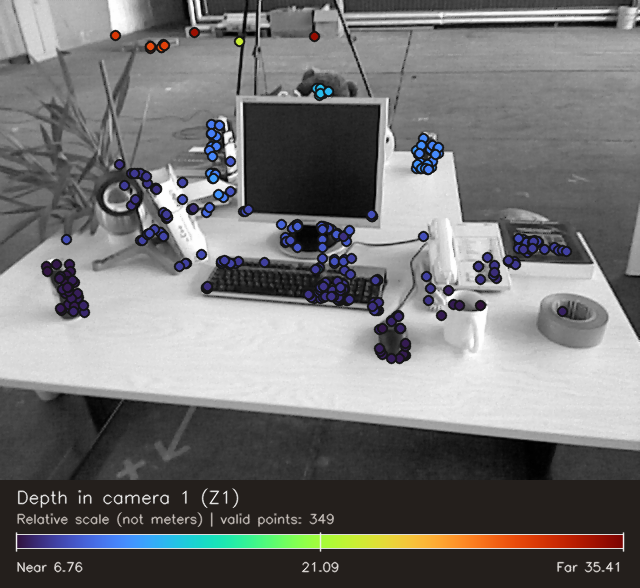
//> input picture 2Dto2D_Epipolar_Geometry/depth_image_1.png, 640 x 588 px
$ ./opencv_orb_manual ../2Dto2D_Epipolar_Geometry/depth_image_1.png ../2Dto2D_Epipolar_Geometry/depth_image_2.png out.png   (built with g++ and OpenCV 4)
//> lines starting //> are read from the running program, lines starting //| are printed output that depends on the picture; after the words box and inside, x2 and y2 are one past the last pixel; in counts of white or black regions, pixels touching at a corner belong together
#include <algorithm>
#include <array>
#include <chrono>
#include <cmath>
#include <cstdint>
#include <iostream>
#include <random>
#include <string>
#include <vector>

#include <opencv2/calib3d.hpp>
#include <opencv2/features2d.hpp>
#include <opencv2/imgcodecs.hpp>
#include <opencv2/imgproc.hpp>

#ifndef DEFAULT_IMAGE_A
#define DEFAULT_IMAGE_A "A.jpg"
#endif

#ifndef DEFAULT_IMAGE_B
#define DEFAULT_IMAGE_B "B.jpg"
#endif

#ifndef DEFAULT_OUTPUT_IMAGE
#define DEFAULT_OUTPUT_IMAGE "orb_matches.jpg"
#endif

namespace {

constexpr int kMaxFeatures = 1500;
constexpr int kPyramidLevels = 8;
constexpr float kScaleFactor = 1.2f;
constexpr int kFastThreshold = 20;
constexpr int kBriefPatchRadius = 15;
constexpr float kRatioThreshold = 0.75f;
constexpr int kBriefBits = 256;
constexpr int kBriefBytes = kBriefBits / 8;

struct BriefPair {
    cv::Point first;
    cv::Point second;
};

struct FeatureSet {
    std::vector<cv::KeyPoint> keypoints;
    std::vector<std::array<std::uint8_t, kBriefBytes>> descriptors;
};

const std::array<cv::Point, 16>& fast_circle() {
    static const std::array<cv::Point, 16> circle = {{
        {0, -3}, {1, -3}, {2, -2}, {3, -1}, {3, 0},  {3, 1},
        {2, 2},  {1, 3},  {0, 3},  {-1, 3}, {-2, 2}, {-3, 1},
        {-3, 0}, {-3, -1}, {-2, -2}, {-1, -3},
    }};
    return circle;
}

const std::array<BriefPair, kBriefBits>& brief_pattern() {
    static const std::array<BriefPair, kBriefBits> pattern = [] {
        std::array<BriefPair, kBriefBits> points{};
        std::mt19937 generator(0x4f5242);
        std::uniform_int_distribution<int> coordinate(-kBriefPatchRadius,
                                                       kBriefPatchRadius);
        for (BriefPair& pair : points) {
            auto sample_point = [&]() {
                cv::Point point;
                do {
                    point = cv::Point(coordinate(generator),
                                      coordinate(generator));
                } while (point.dot(point) >
                         kBriefPatchRadius * kBriefPatchRadius);
                return point;
            };
            pair.first = sample_point();
            pair.second = sample_point();
        }
        return points;
    }();
    return pattern;
}

float harris_response(const cv::Mat& image, int x, int y) {
    double xx = 0.0;
    double yy = 0.0;
    double xy = 0.0;
    for (int dy = -3; dy <= 3; ++dy) {
        const std::uint8_t* row_above = image.ptr<std::uint8_t>(y + dy - 1);
        const std::uint8_t* row = image.ptr<std::uint8_t>(y + dy);
        const std::uint8_t* row_below = image.ptr<std::uint8_t>(y + dy + 1);
        for (int dx = -3; dx <= 3; ++dx) {
            const int px = x + dx;
            const double gx =
                static_cast<double>(row[px + 1]) - row[px - 1];
            const double gy =
                static_cast<double>(row_below[px]) - row_above[px];
            xx += gx * gx;
            yy += gy * gy;
            xy += gx * gy;
        }
    }
    return static_cast<float>(xx * yy - xy * xy -
                              0.04 * (xx + yy) * (xx + yy));
}

bool is_fast_corner(const cv::Mat& image, int x, int y, int threshold) {
    const int center = image.ptr<std::uint8_t>(y)[x];
    int brighter_run = 0;
    int darker_run = 0;
    for (int i = 0; i < 16 + 8; ++i) {
        const cv::Point& offset = fast_circle()[i & 15];
        const int value =
            image.ptr<std::uint8_t>(y + offset.y)[x + offset.x];
        brighter_run = value > center + threshold ? brighter_run + 1 : 0;
        darker_run = value < center - threshold ? darker_run + 1 : 0;
        if (brighter_run >= 9 || darker_run >= 9) {
            return true;
        }
    }
    return false;
}

float intensity_centroid_angle(const cv::Mat& image, int x, int y) {
    int m10 = 0;
    int m01 = 0;
    for (int dy = -kBriefPatchRadius; dy <= kBriefPatchRadius; ++dy) {
        const int extent = static_cast<int>(
            std::sqrt(kBriefPatchRadius * kBriefPatchRadius - dy * dy));
        const std::uint8_t* row = image.ptr<std::uint8_t>(y + dy);
        for (int dx = -extent; dx <= extent; ++dx) {
            const int intensity = row[x + dx];
            m10 += dx * intensity;
            m01 += dy * intensity;
        }
    }
    return static_cast<float>(std::atan2(static_cast<double>(m01),
                                         static_cast<double>(m10)) *
                              180.0 / CV_PI);
}

std::array<std::uint8_t, kBriefBytes> compute_descriptor(
    const cv::Mat& image, int x, int y, float angle_degrees) {
    std::array<std::uint8_t, kBriefBytes> descriptor{};
    const double angle = angle_degrees * CV_PI / 180.0;
    const double cosine = std::cos(angle);
    const double sine = std::sin(angle);
    const auto& pattern = brief_pattern();

    for (int bit = 0; bit < kBriefBits; ++bit) {
        const BriefPair& pair = pattern[bit];
        const auto rotate = [cosine, sine](const cv::Point& point) {
            return cv::Point(cvRound(cosine * point.x - sine * point.y),
                             cvRound(sine * point.x + cosine * point.y));
        };
        const cv::Point first = rotate(pair.first);
        const cv::Point second = rotate(pair.second);
        const std::uint8_t first_value =
            image.ptr<std::uint8_t>(y + first.y)[x + first.x];
        const std::uint8_t second_value =
            image.ptr<std::uint8_t>(y + second.y)[x + second.x];
        if (first_value < second_value) {
            descriptor[bit / 8] |=
                static_cast<std::uint8_t>(1U << (bit % 8));
        }
    }
    return descriptor;
}

FeatureSet extract_features(const cv::Mat& image) {
    FeatureSet features;
    std::vector<cv::Mat> pyramid;
    pyramid.reserve(kPyramidLevels);
    for (int level = 0; level < kPyramidLevels; ++level) {
        const double scale = std::pow(kScaleFactor, level);
        cv::Mat level_image;
        cv::resize(image, level_image,
                   cv::Size(cvRound(image.cols / scale),
                            cvRound(image.rows / scale)),
                   0.0, 0.0, cv::INTER_LINEAR);
        pyramid.push_back(std::move(level_image));
    }

    const double feature_scale =
        (1.0 - 1.0 / kScaleFactor) /
        (1.0 - std::pow(1.0 / kScaleFactor, kPyramidLevels));
    int remaining_features = kMaxFeatures;
    int target_features = 0;

    for (int level = 0; level < kPyramidLevels; ++level) {
        if (level == kPyramidLevels - 1) {
            target_features = remaining_features;
        } else {
            target_features =
                cvRound(kMaxFeatures * feature_scale *
                        std::pow(1.0 / kScaleFactor, level));
            remaining_features -= target_features;
        }

        const cv::Mat& level_image = pyramid[level];
        if (level_image.cols <= 2 * (kBriefPatchRadius + 1) ||
            level_image.rows <= 2 * (kBriefPatchRadius + 1)) {
            continue;
        }

        cv::Mat response = cv::Mat::zeros(level_image.size(), CV_32F);
        for (int y = kBriefPatchRadius + 1;
             y < level_image.rows - kBriefPatchRadius - 1; ++y) {
            for (int x = kBriefPatchRadius + 1;
                 x < level_image.cols - kBriefPatchRadius - 1; ++x) {
                if (is_fast_corner(level_image, x, y, kFastThreshold)) {
                    response.at<float>(y, x) = harris_response(level_image, x, y);
                }
            }
        }

        std::vector<cv::KeyPoint> candidates;
        for (int y = kBriefPatchRadius + 2;
             y < level_image.rows - kBriefPatchRadius - 2; ++y) {
            for (int x = kBriefPatchRadius + 2;
                 x < level_image.cols - kBriefPatchRadius - 2; ++x) {
                const float score = response.at<float>(y, x);
                if (score <= 0.0f) {
                    continue;
                }
                bool local_maximum = true;
                for (int dy = -1; dy <= 1 && local_maximum; ++dy) {
                    for (int dx = -1; dx <= 1; ++dx) {
                        if ((dx != 0 || dy != 0) &&
                            response.at<float>(y + dy, x + dx) > score) {
                            local_maximum = false;
                            break;
                        }
                    }
                }
                if (local_maximum) {
                    candidates.emplace_back(
                        cv::Point2f(static_cast<float>(x),
                                    static_cast<float>(y)),
                        31.0f, -1.0f, score, level);
                }
            }
        }

        std::sort(candidates.begin(), candidates.end(),
                  [](const cv::KeyPoint& left, const cv::KeyPoint& right) {
                      return left.response > right.response;
                  });
        if (static_cast<int>(candidates.size()) > target_features) {
            candidates.resize(target_features);
        }

        const float scale = std::pow(kScaleFactor, level);
        for (cv::KeyPoint& keypoint : candidates) {
            const int x = cvRound(keypoint.pt.x);
            const int y = cvRound(keypoint.pt.y);
            keypoint.angle = intensity_centroid_angle(level_image, x, y);
            const auto descriptor =
                compute_descriptor(level_image, x, y, keypoint.angle);
            keypoint.pt.x *= scale;
            keypoint.pt.y *= scale;
            keypoint.size *= scale;
            features.keypoints.push_back(keypoint);
            features.descriptors.push_back(descriptor);
        }
    }
    return features;
}

int hamming_distance(const std::array<std::uint8_t, kBriefBytes>& left,
                     const std::array<std::uint8_t, kBriefBytes>& right) {
    int distance = 0;
    for (int i = 0; i < kBriefBytes; ++i) {
        distance += __builtin_popcount(
            static_cast<unsigned int>(left[i] ^ right[i]));
    }
    return distance;
}

std::vector<cv::DMatch> ratio_test_matches(const FeatureSet& first,
                                           const FeatureSet& second) {
    std::vector<cv::DMatch> matches;
    if (second.descriptors.size() < 2) {
        return matches;
    }

    for (std::size_t query = 0; query < first.descriptors.size(); ++query) {
        int best_distance = kBriefBits + 1;
        int second_best_distance = kBriefBits + 1;
        int best_train = -1;
        for (std::size_t train = 0; train < second.descriptors.size(); ++train) {
            const int distance =
                hamming_distance(first.descriptors[query],
                                 second.descriptors[train]);
            if (distance < best_distance) {
                second_best_distance = best_distance;
                best_distance = distance;
                best_train = static_cast<int>(train);
            } else if (distance < second_best_distance) {
                second_best_distance = distance;
            }
        }
        if (best_train >= 0 &&
            best_distance < kRatioThreshold * second_best_distance) {
            matches.emplace_back(static_cast<int>(query), best_train,
                                 static_cast<float>(best_distance));
        }
    }
    return matches;
}

}  // namespace

int main(int argc, char* argv[]) {
    if (argc != 1 && (argc < 3 || argc > 4)) {
        std::cerr << "Usage: " << argv[0]
                  << " [imageA imageB [outputImage]]\n";
        return 1;
    }

    const std::string image_a_path = argc >= 3 ? argv[1] : DEFAULT_IMAGE_A;
    const std::string image_b_path = argc >= 3 ? argv[2] : DEFAULT_IMAGE_B;
    const std::string output_path = argc == 4 ? argv[3] : DEFAULT_OUTPUT_IMAGE;

    const cv::Mat color_a = cv::imread(image_a_path, cv::IMREAD_COLOR);
//> color_a is the input picture: 588 rows x 640 cols, CV_8UC3; mean B, G, R 116.1, 116.3, 116.8
    const cv::Mat color_b = cv::imread(image_b_path, cv::IMREAD_COLOR);
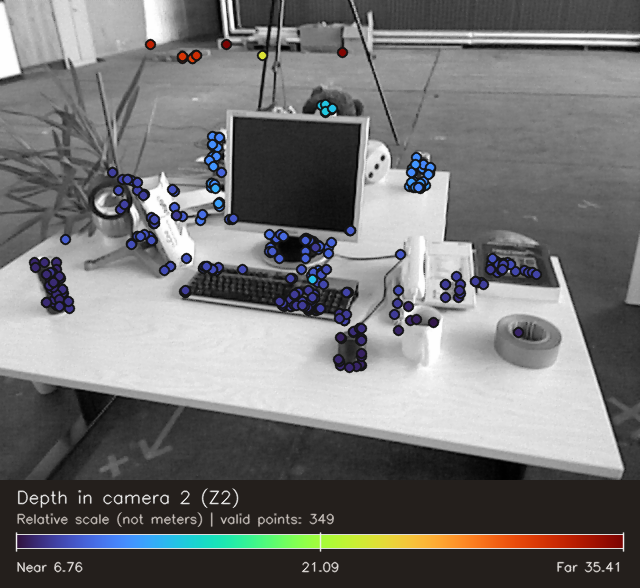
//> input picture 2Dto2D_Epipolar_Geometry/depth_image_2.png, 640 x 588 px
//> color_b is the input picture: 588 rows x 640 cols, CV_8UC3; mean B, G, R 115.9, 116, 116.5
    if (color_a.empty() || color_b.empty()) {
        std::cerr << "Error: could not read both input images.\n"
                  << "  Image A: " << image_a_path << '\n'
                  << "  Image B: " << image_b_path << '\n';
        return 1;
    }
    cv::Mat gray_a;
    cv::Mat gray_b;
    cv::cvtColor(color_a, gray_a, cv::COLOR_BGR2GRAY);
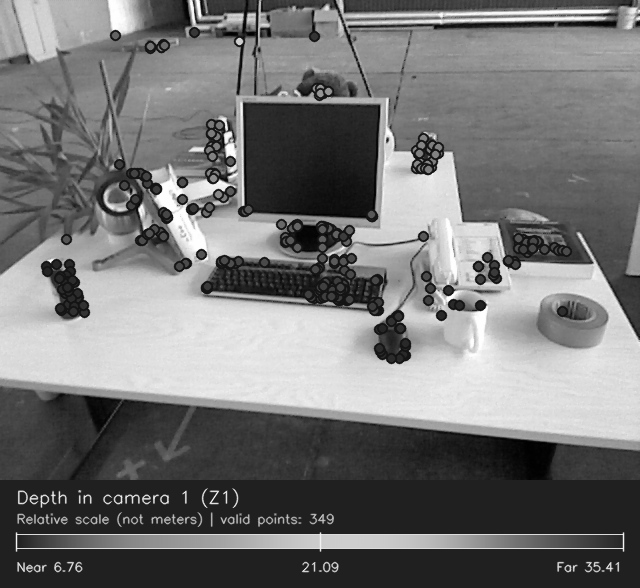
//> gray_a: 588 rows x 640 cols, CV_8UC1; min 1, max 254, mean 116.4
    cv::cvtColor(color_b, gray_b, cv::COLOR_BGR2GRAY);
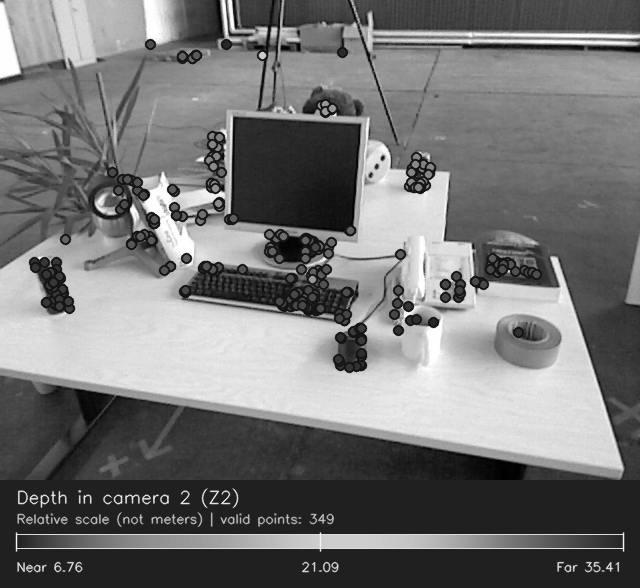
//> gray_b: 588 rows x 640 cols, CV_8UC1; min 1, max 254, mean 116.1

    const auto extraction_start = std::chrono::steady_clock::now();
    const FeatureSet features_a = extract_features(gray_a);
//> the loop in extract_features, `for (int level = 0; level < kPyramidLevels; ++level)` made 8 passes
//> pass 3, in extract_features, `cv::resize(image, level_image, cv::Size(cvRound(image.cols / scale), c..`:
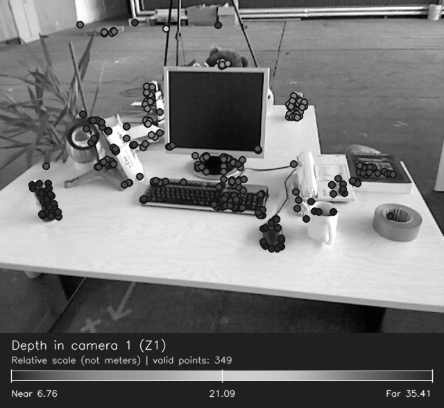
//> level_image: 408 rows x 444 cols, CV_8UC1; min 1, max 254, mean 116.3
//> after the loop in extract_features, `for (int level = 0; level < kPyramidLevels; ++level)`: remaining_features = 91; features.keypoints = 1500 keypoints; strongest (x, y, size): (218, 185, 92.6), (182, 194, 92.6), (179, 203, 92.6), (222, 182, 64.3); features.descriptors = 1500 items
    const FeatureSet features_b = extract_features(gray_b);
//> the loop in extract_features (call 2), `for (int level = 0; level < kPyramidLevels; ++level)` made 8 passes
//> pass 3, in extract_features (call 2), `cv::resize(image, level_image, cv::Size(cvRound(image.cols / scale), c..`:
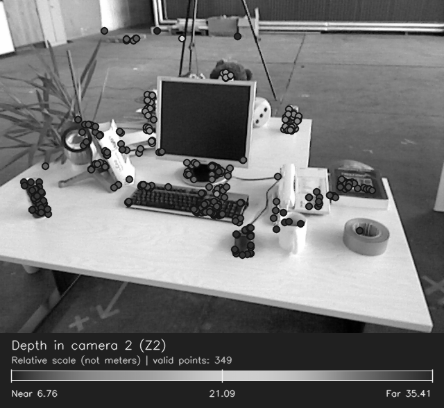
//> level_image: 408 rows x 444 cols, CV_8UC1; min 1, max 254, mean 116
//> after the loop in extract_features (call 2), `for (int level = 0; level < kPyramidLevels; ++level)`: remaining_features = 91; features.keypoints = 1500 keypoints; strongest (x, y, size): (215, 194, 92.6), (401, 319, 111.1), (221, 200, 92.6), (216, 194, 77.1)
    const auto extraction_end = std::chrono::steady_clock::now();

    if (features_a.descriptors.empty() || features_b.descriptors.empty()) {
        std::cerr << "Error: manual ORB extraction found no descriptors in "
                     "one or both images.\n";
        return 1;
    }

    const auto matching_start = std::chrono::steady_clock::now();
    const std::vector<cv::DMatch> good_matches =
        ratio_test_matches(features_a, features_b);
//> the loop in ratio_test_matches, `for (std::size_t query = 0; query < first.descriptors.size(); ++query)` made 1500 passes
//> (second_best_distance, best_distance, best_train) on passes 1 to 3: (54, 0, 0), (53, 0, 1), (29, 0, 2)
//> after the loop in ratio_test_matches, `for (std::size_t query = 0; query < first.descriptors.size(); ++query)`: matches = 477 matches
//> good_matches = 477 matches
    const auto matching_end = std::chrono::steady_clock::now();
    if (good_matches.empty()) {
        std::cerr << "Error: no matches passed the Lowe ratio test.\n";
        return 1;
    }

    std::vector<cv::DMatch> inlier_matches;
    cv::Mat homography;
    if (good_matches.size() >= 4) {
        std::vector<cv::Point2f> points_a;
        std::vector<cv::Point2f> points_b;
        points_a.reserve(good_matches.size());
        points_b.reserve(good_matches.size());
        for (const cv::DMatch& match : good_matches) {
            points_a.push_back(features_a.keypoints[match.queryIdx].pt);
            points_b.push_back(features_b.keypoints[match.trainIdx].pt);
        }
//> after the loop, points_a = 477 Points (x, y), first 12: [45, 499], [117, 499], [163, 499], [78, 568], [57, 568], [30, 499], [145, 500], [37, 568], [568, 568], [34, 500], [147, 498], [335, 565]; points_b has the same summary as points_a

        cv::Mat inlier_mask;
        homography = cv::findHomography(points_a, points_b, cv::RANSAC, 3.0,
                                        inlier_mask, 2000, 0.99);
//> homography = [[0.999, -9.34e-05, 0.0565], [-8.02e-05, 0.999, 0.196], [-8.5e-08, -1.2e-06, 1]]; inlier_mask = 477 values, max 1 at index 0, min 0 at index 53, mean 0.813
        if (!homography.empty() && !inlier_mask.empty()) {
            for (std::size_t i = 0; i < good_matches.size(); ++i) {
                if (inlier_mask.at<std::uint8_t>(static_cast<int>(i))) {
                    inlier_matches.push_back(good_matches[i]);
                }
            }
//> after the loop, inlier_matches = 388 matches
        }
    }

    const bool has_inliers = !inlier_matches.empty();
    const std::vector<cv::DMatch>& displayed_matches =
        has_inliers ? inlier_matches : good_matches;
//> displayed_matches = 388 matches
    cv::Mat match_image;
    cv::drawMatches(color_a, features_a.keypoints, color_b,
                    features_b.keypoints, displayed_matches, match_image,
                    cv::Scalar::all(-1), cv::Scalar::all(-1),
                    std::vector<char>(),
                    cv::DrawMatchesFlags::NOT_DRAW_SINGLE_POINTS);
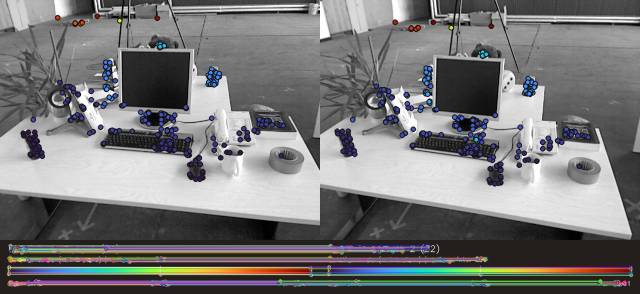
//> match_image: 588 rows x 1280 cols, CV_8UC3 (shown at 1/2 size); mean B, G, R 120.1, 119.8, 120.2
//> features_a.keypoints = 1500 keypoints; strongest (x, y, size): (218, 185, 92.6), (182, 194, 92.6), (179, 203, 92.6), (222, 182, 64.3)
    for (const cv::DMatch& match : displayed_matches) {
        const cv::Point point_a(
            cvRound(features_a.keypoints[match.queryIdx].pt.x),
            cvRound(features_a.keypoints[match.queryIdx].pt.y));
        const cv::Point point_b(
            cvRound(features_b.keypoints[match.trainIdx].pt.x) + color_a.cols,
            cvRound(features_b.keypoints[match.trainIdx].pt.y));
        cv::line(match_image, point_a, point_b, cv::Scalar(0, 0, 255), 4,
                 cv::LINE_AA);
        cv::circle(match_image, point_a, 5, cv::Scalar(0, 0, 255), 3,
                   cv::LINE_AA);
        cv::circle(match_image, point_b, 5, cv::Scalar(0, 0, 255), 3,
                   cv::LINE_AA);
    }
//> this loop made 388 passes
//> (point_a, point_b) on passes 1 to 3: (Point(45, 499), Point(685, 499)), (Point(117, 499), Point(757, 499)), (Point(163, 499), Point(803, 499))
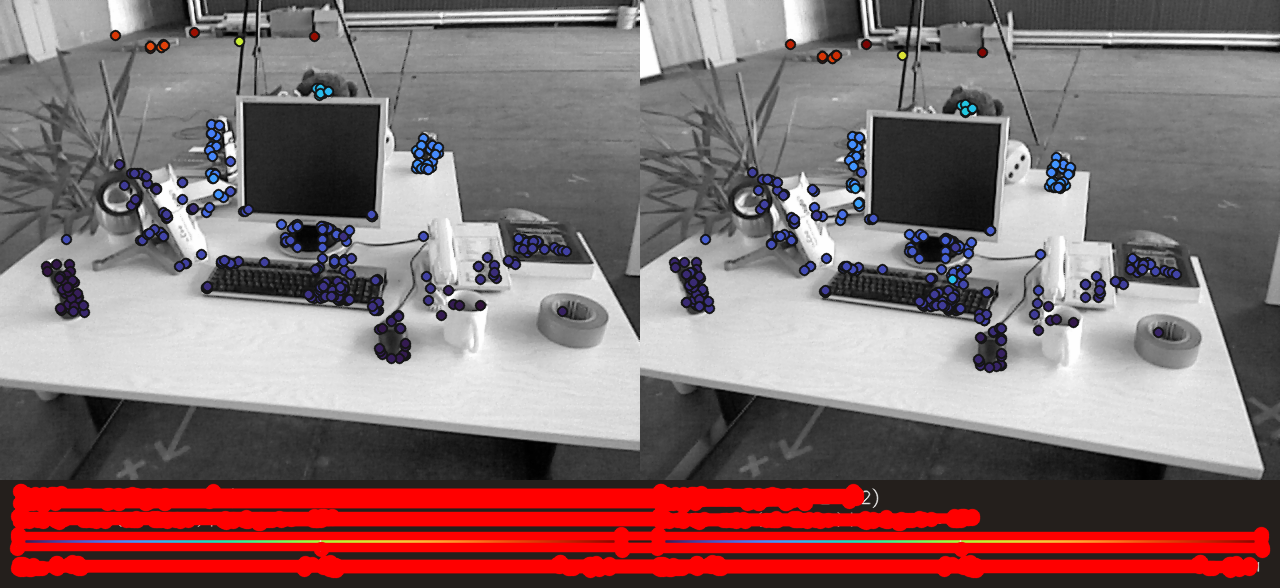
//> match_image: 588 rows x 1280 cols, CV_8UC3; 10.95% of pixels changed, all inside (x1, y1, x2, y2) = (9, 483, 1271, 579)
    if (!cv::imwrite(output_path, match_image)) {
        std::cerr << "Error: could not write match visualization to "
                  << output_path << '\n';
        return 1;
    }

    const auto extraction_ms =
        std::chrono::duration<double, std::milli>(extraction_end -
                                                   extraction_start)
            .count();
    const auto matching_ms =
        std::chrono::duration<double, std::milli>(matching_end -
                                                   matching_start)
            .count();
    const auto distance_bounds = std::minmax_element(
        good_matches.begin(), good_matches.end(),
        [](const cv::DMatch& left, const cv::DMatch& right) {
            return left.distance < right.distance;
        });

    std::cout << "Feature extraction time: " << extraction_ms << " ms\n"
              << "Feature matching time: " << matching_ms << " ms\n"
              << "Keypoints in image A: " << features_a.keypoints.size() << '\n'
              << "Keypoints in image B: " << features_b.keypoints.size() << '\n'
              << "Matches passing Lowe ratio test: " << good_matches.size()
              << '\n'
              << "RANSAC inliers: " << inlier_matches.size() << '\n'
              << "max_dist: " << distance_bounds.second->distance << '\n'
              << "min_dist: " << distance_bounds.first->distance << '\n'
              << "Displayed matches: " << displayed_matches.size() << '\n'
              << "Match visualization saved to: " << output_path << '\n';
    if (!homography.empty()) {
        std::cout << "Estimated homography:\n" << homography << '\n';
//| Estimated homography:
//| [0.999264573848346, -9.342830883827677e-05, 0.05652515764866732;
//|  -8.016123324461932e-05, 0.9989964656446111, 0.1964718419477853;
//|  -8.498515153201662e-08, -1.201411560026245e-06, 1]
    } else {
        std::cout << "Homography unavailable; displaying ratio-test matches.\n";
    }
    return 0;
}
